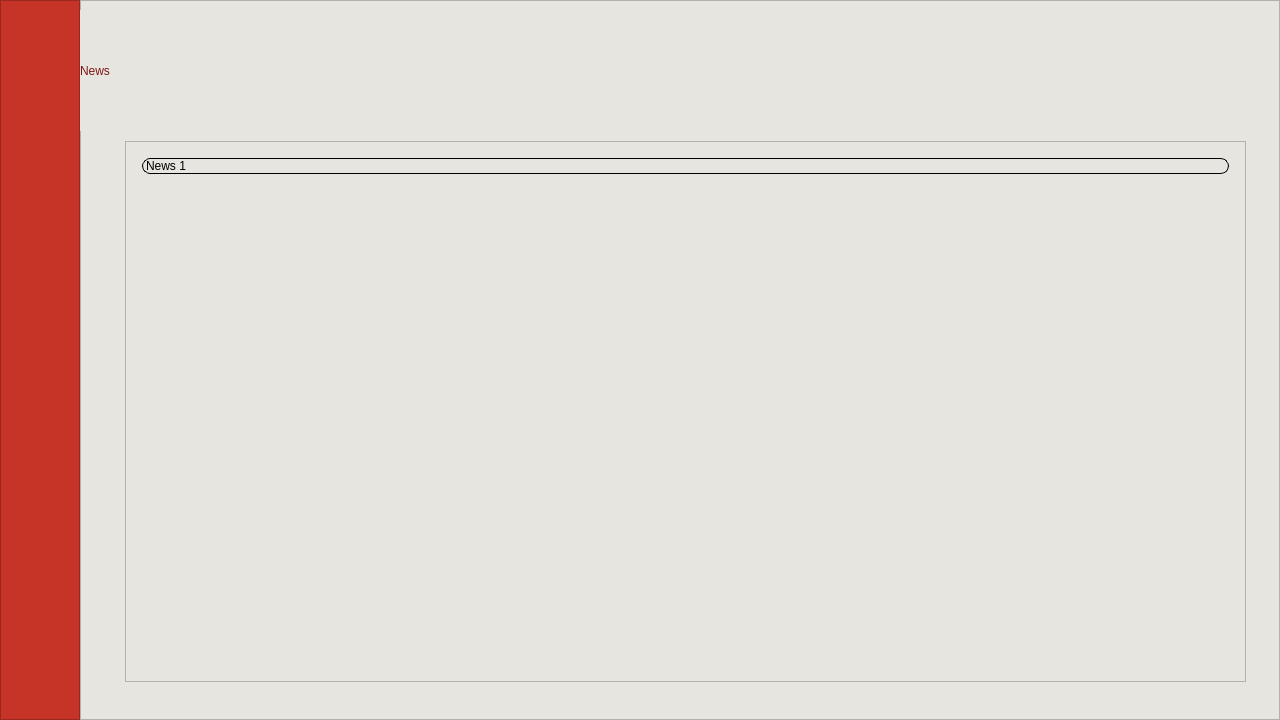
<?xml version="1.0" encoding="UTF-8"?>
<ui version="4.0">
 <class>MainWindow</class>
 <widget class="QMainWindow" name="MainWindow">
  <property name="geometry">
   <rect>
    <x>0</x>
    <y>0</y>
    <width>1280</width>
    <height>720</height>
   </rect>
  </property>
  <property name="sizePolicy">
   <sizepolicy hsizetype="Fixed" vsizetype="Fixed">
    <horstretch>0</horstretch>
    <verstretch>0</verstretch>
   </sizepolicy>
  </property>
  <property name="minimumSize">
   <size>
    <width>1280</width>
    <height>720</height>
   </size>
  </property>
  <property name="maximumSize">
   <size>
    <width>1280</width>
    <height>720</height>
   </size>
  </property>
  <property name="windowTitle">
   <string>MainWindow</string>
  </property>
  <property name="autoFillBackground">
   <bool>false</bool>
  </property>
  <property name="styleSheet">
   <string notr="true">background-color:#E7E5DF</string>
  </property>
  <widget class="QWidget" name="centralwidget">
   <layout class="QVBoxLayout" name="verticalLayout">
    <property name="spacing">
     <number>0</number>
    </property>
    <property name="leftMargin">
     <number>0</number>
    </property>
    <property name="topMargin">
     <number>0</number>
    </property>
    <property name="rightMargin">
     <number>0</number>
    </property>
    <property name="bottomMargin">
     <number>0</number>
    </property>
    <item>
     <widget class="QFrame" name="content">
      <property name="frameShape">
       <enum>QFrame::NoFrame</enum>
      </property>
      <property name="frameShadow">
       <enum>QFrame::Raised</enum>
      </property>
      <layout class="QHBoxLayout" name="horizontalLayout">
       <property name="spacing">
        <number>0</number>
       </property>
       <property name="leftMargin">
        <number>0</number>
       </property>
       <property name="topMargin">
        <number>0</number>
       </property>
       <property name="rightMargin">
        <number>0</number>
       </property>
       <property name="bottomMargin">
        <number>0</number>
       </property>
       <item>
        <widget class="QFrame" name="sidebar">
         <property name="maximumSize">
          <size>
           <width>80</width>
           <height>16777215</height>
          </size>
         </property>
         <property name="styleSheet">
          <string notr="true">*{
background-color: rgb(198, 52, 40);
}

.QPushButton{
	color:black;
	border: 0;
	padding: 4px;
}
.QPushButton:hover{
	background-color: #7E1615;
}
</string>
         </property>
         <property name="frameShape">
          <enum>QFrame::StyledPanel</enum>
         </property>
         <property name="frameShadow">
          <enum>QFrame::Raised</enum>
         </property>
         <layout class="QVBoxLayout" name="verticalLayout_2">
          <item>
           <widget class="QPushButton" name="homeBtn">
            <property name="styleSheet">
             <string notr="true"/>
            </property>
            <property name="text">
             <string/>
            </property>
            <property name="icon">
             <iconset resource="../../picture/resource.qrc">
              <normaloff>:/icon/restaurant.png</normaloff>:/icon/restaurant.png</iconset>
            </property>
            <property name="iconSize">
             <size>
              <width>36</width>
              <height>36</height>
             </size>
            </property>
           </widget>
          </item>
          <item>
           <widget class="QPushButton" name="userinfoBtn">
            <property name="styleSheet">
             <string notr="true"/>
            </property>
            <property name="text">
             <string/>
            </property>
            <property name="icon">
             <iconset resource="../../picture/resource.qrc">
              <normaloff>:/icon/user-black.png</normaloff>:/icon/user-black.png</iconset>
            </property>
            <property name="iconSize">
             <size>
              <width>36</width>
              <height>36</height>
             </size>
            </property>
           </widget>
          </item>
          <item>
           <widget class="QPushButton" name="notiBtn">
            <property name="text">
             <string/>
            </property>
            <property name="icon">
             <iconset resource="../../picture/resource.qrc">
              <normaloff>:/icon/bell.png</normaloff>:/icon/bell.png</iconset>
            </property>
            <property name="iconSize">
             <size>
              <width>36</width>
              <height>36</height>
             </size>
            </property>
           </widget>
          </item>
          <item>
           <widget class="QPushButton" name="historyBtn">
            <property name="text">
             <string/>
            </property>
            <property name="icon">
             <iconset resource="../../picture/resource.qrc">
              <normaloff>:/icon/time-past.png</normaloff>:/icon/time-past.png</iconset>
            </property>
            <property name="iconSize">
             <size>
              <width>36</width>
              <height>36</height>
             </size>
            </property>
           </widget>
          </item>
          <item>
           <widget class="QPushButton" name="feedbackBtn">
            <property name="text">
             <string/>
            </property>
            <property name="icon">
             <iconset resource="../../picture/resource.qrc">
              <normaloff>:/icon/feedback.png</normaloff>:/icon/feedback.png</iconset>
            </property>
            <property name="iconSize">
             <size>
              <width>36</width>
              <height>36</height>
             </size>
            </property>
           </widget>
          </item>
          <item>
           <spacer name="verticalSpacer">
            <property name="orientation">
             <enum>Qt::Vertical</enum>
            </property>
            <property name="sizeHint" stdset="0">
             <size>
              <width>20</width>
              <height>343</height>
             </size>
            </property>
           </spacer>
          </item>
          <item>
           <widget class="QPushButton" name="logoutBtn">
            <property name="text">
             <string/>
            </property>
            <property name="icon">
             <iconset resource="../../picture/resource.qrc">
              <normaloff>:/icon/exit.png</normaloff>:/icon/exit.png</iconset>
            </property>
            <property name="iconSize">
             <size>
              <width>36</width>
              <height>36</height>
             </size>
            </property>
           </widget>
          </item>
         </layout>
        </widget>
       </item>
       <item>
        <widget class="QFrame" name="frame_page">
         <property name="frameShape">
          <enum>QFrame::StyledPanel</enum>
         </property>
         <property name="frameShadow">
          <enum>QFrame::Raised</enum>
         </property>
         <widget class="QLabel" name="label">
          <property name="geometry">
           <rect>
            <x>0</x>
            <y>10</y>
            <width>281</width>
            <height>121</height>
           </rect>
          </property>
          <property name="styleSheet">
           <string notr="true">font: 80pt &quot;Arial&quot;;
color: rgb(126, 22, 21);</string>
          </property>
          <property name="text">
           <string>News</string>
          </property>
         </widget>
         <widget class="QListWidget" name="listWidget">
          <property name="geometry">
           <rect>
            <x>45</x>
            <y>141</y>
            <width>1121</width>
            <height>541</height>
           </rect>
          </property>
          <property name="styleSheet">
           <string notr="true">QListWidget {
    padding: 12px 12px; /* Corrected padding format */
    font: 24pt &quot;Arial&quot;;
    color: rgb(0, 0, 0);
}

QListWidget::item {
    border: 1px solid; /* Corrected border format */
    border-radius: 8px;
    margin: 4px;
}

QListWidget::item:hover {
    background-color: grey; /* Example of selecting item background color */
}

QListWidget::item:selected {
    background-color: black; /* Example of selecting item background color */
}

QListWidget::item {
    qproperty-alignment: AlignCenter;
}
</string>
          </property>
          <property name="autoScroll">
           <bool>true</bool>
          </property>
          <property name="editTriggers">
           <set>QAbstractItemView::DoubleClicked</set>
          </property>
          <item>
           <property name="text">
            <string>News 1</string>
           </property>
          </item>
         </widget>
        </widget>
       </item>
      </layout>
     </widget>
    </item>
   </layout>
  </widget>
 </widget>
 <resources>
  <include location="../../picture/resource.qrc"/>
 </resources>
 <connections/>
</ui>
